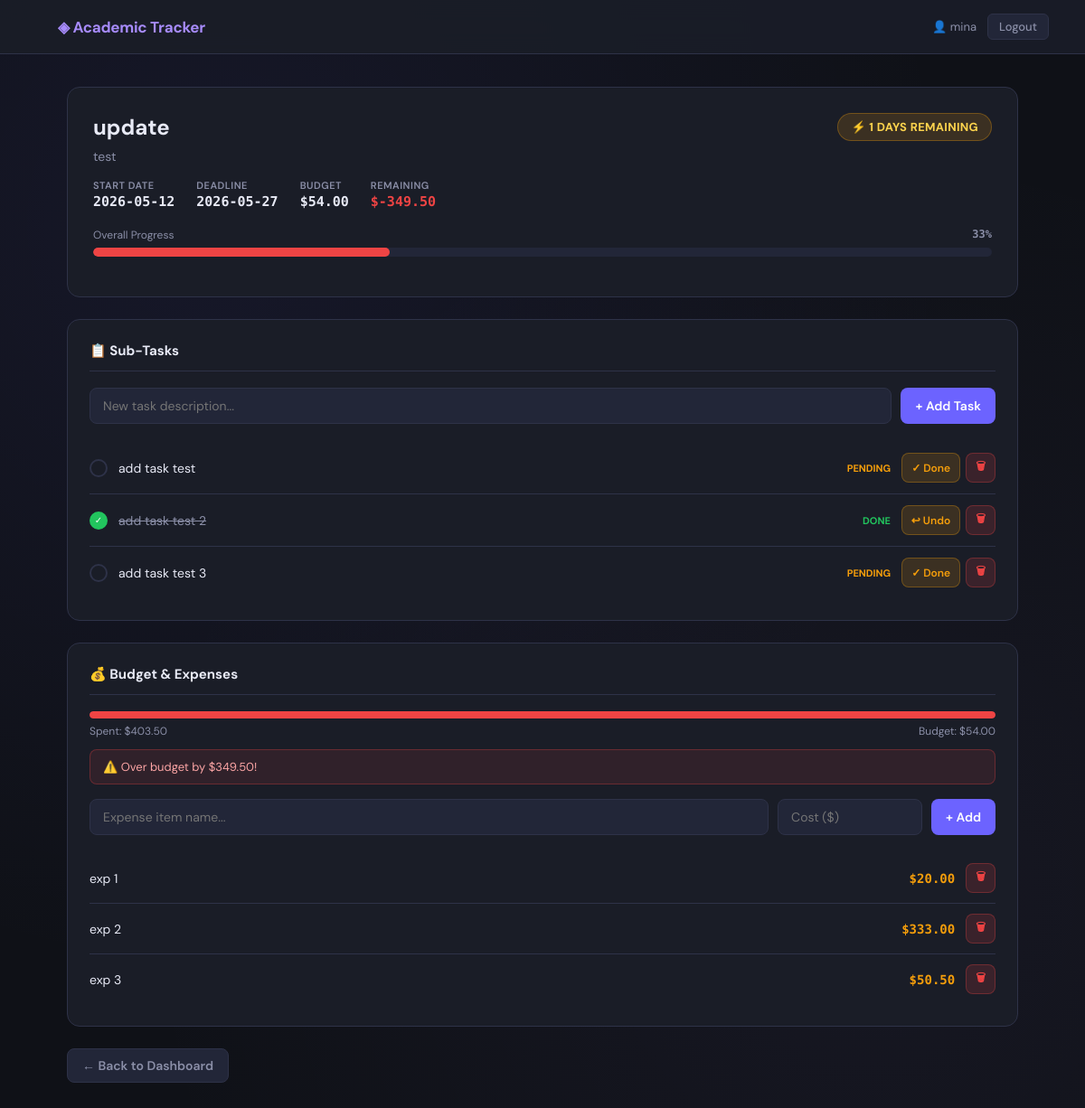
Page /project/1 (signed in) on the committed database.
### tables this page shows
CREATE TABLE projects (
    id INTEGER PRIMARY KEY AUTOINCREMENT,
    user_id INTEGER NOT NULL,
    title TEXT NOT NULL,
    description TEXT,
    start_date DATE NOT NULL,
    deadline DATE NOT NULL,
    budget REAL DEFAULT 0,
    FOREIGN KEY (user_id) REFERENCES users (id)
);

CREATE TABLE tasks (
    id INTEGER PRIMARY KEY AUTOINCREMENT,
    project_id INTEGER NOT NULL,
    description TEXT NOT NULL,
    is_completed BOOLEAN NOT NULL DEFAULT 0,
    FOREIGN KEY (project_id) REFERENCES projects (id)
);

CREATE TABLE expenses (
    id INTEGER PRIMARY KEY AUTOINCREMENT,
    project_id INTEGER NOT NULL,
    item_name TEXT NOT NULL,
    cost REAL NOT NULL,
    FOREIGN KEY (project_id) REFERENCES projects (id)
);

### app.py (the view, shortened to what this page needs)
@app.route('/project/<int:project_id>', methods=('GET', 'POST'))
def project_detail(project_id):
    if 'user_id' not in session:
        return redirect(url_for('login'))
    db = get_db_connection()
    project = db.execute('SELECT * FROM projects WHERE id = ? AND user_id = ?',
                         (project_id, session['user_id'])).fetchone()
    if project is None:
        db.close()
        return redirect(url_for('home'))
    tasks = db.execute('SELECT * FROM tasks WHERE project_id = ?', (project_id,)).fetchall()
    expenses = db.execute('SELECT * FROM expenses WHERE project_id = ?', (project_id,)).fetchall()
    total_tasks = len(tasks)
    completed_tasks = sum(1 for t in tasks if t['is_completed'])
    progress = calculate_progress(total_tasks, completed_tasks)
    project_budget = float(project['budget'] or 0)
    total_expenses = sum(float(e['cost'] or 0) for e in expenses)
    remaining_budget = calculate_remaining_budget(project_budget, total_expenses)
    today = datetime.now().date()
    deadline_status = get_deadline_status(project['deadline'], today)
    deadline_date = datetime.strptime(project['deadline'], '%Y-%m-%d').date()
    days_left = (deadline_date - today).days
    db.close()
    return render_template('project_detail.html',
        project=project,
        project_budget=project_budget,
        tasks=tasks,
        progress=progress,
        expenses=expenses,
        total_expenses=total_expenses,
        remaining_budget=remaining_budget,
        deadline_status=deadline_status,
        days_left=days_left
    )

### app.py (called while the page is built)
def get_db_connection():
    conn = sqlite3.connect('database.db')
    conn.row_factory = sqlite3.Row
    return conn

### business_logic.py (called while the page is built)
def get_deadline_status(deadline_str, today_date):
    deadline_date = datetime.strptime(deadline_str, '%Y-%m-%d').date()
    delta = (deadline_date - today_date).days
    if delta < 0:
        return 'Overdue'
    return f"{delta} Days Remaining"

def calculate_progress(total_tasks, completed_tasks):
    if total_tasks == 0:
        return 0
    return int((completed_tasks / total_tasks) * 100)

def calculate_remaining_budget(budget, total_expenses):
    return budget - total_expenses

### templates/project_detail.html
{% extends 'base.html' %}
{% block content %}
<div class="detail-header">
    <div style="display:flex; justify-content:space-between; align-items:flex-start; flex-wrap:wrap; gap:12px;">
        <div>
            <div class="detail-title">{{ project.title }}</div>
            <div style="font-size:14px; color:var(--text-muted); margin-top:4px;">{{ project.description or 'No description.' }}</div>
        </div>
        <div>
            {% if deadline_status == 'Overdue' %}
                <span class="badge badge-red" style="font-size:13px; padding:6px 14px;">🔴 Overdue</span>
            {% elif days_left <= 3 %}
                <span class="badge badge-yellow" style="font-size:13px; padding:6px 14px;">⚡ {{ deadline_status }}</span>
            {% else %}
                <span class="badge badge-green" style="font-size:13px; padding:6px 14px;">✅ {{ deadline_status }}</span>
            {% endif %}
        </div>
    </div>
    <div class="detail-meta">
        <div class="detail-meta-item">
            <span class="detail-meta-label">Start Date</span>
            <span class="detail-meta-value">{{ project.start_date }}</span>
        </div>
        <div class="detail-meta-item">
            <span class="detail-meta-label">Deadline</span>
            <span class="detail-meta-value">{{ project.deadline }}</span>
        </div>
        <div class="detail-meta-item">
            <span class="detail-meta-label">Budget</span>
            <span class="detail-meta-value">${{ "%.2f"|format(project_budget) }}</span>
        </div>
        <div class="detail-meta-item">
            <span class="detail-meta-label">Remaining</span>
            <span class="detail-meta-value" style="color: {% if remaining_budget < 0 %}var(--red){% else %}var(--green){% endif %};">
                ${{ "%.2f"|format(remaining_budget) }}
            </span>
        </div>
    </div>
    <div class="progress-wrap" style="margin-top:20px;">
        <div class="progress-label">
            <span>Overall Progress</span>
            <span style="font-family:'DM Mono',monospace; font-weight:600;">{{ progress }}%</span>
        </div>
        <div class="progress-bar" style="height:10px;">
            <div class="progress-fill {% if progress < 40 %}low{% elif progress < 80 %}mid{% else %}high{% endif %}"
                 style="width: {{ progress }}%;"></div>
        </div>
    </div>
</div>
<div class="panel">
    <div class="panel-title">📋 Sub-Tasks</div>
    <form action="{{ url_for('project_detail', project_id=project.id) }}" method="POST" class="add-form">
        <input type="text" name="description" placeholder="New task description..." required>
        <button type="submit" class="btn btn-primary">+ Add Task</button>
    </form>
    {% if tasks %}
        {% for task in tasks %}
        <div class="task-item">
            <div class="task-check {% if task.is_completed %}done{% endif %}">
                {% if task.is_completed %}✓{% endif %}
            </div>
            <div class="task-desc {% if task.is_completed %}done{% endif %}">{{ task.description }}</div>
            <span class="task-status {% if task.is_completed %}done{% else %}pending{% endif %}">
                {% if task.is_completed %}Done{% else %}Pending{% endif %}
            </span>
            <div class="task-actions">
                <a href="{{ url_for('toggle_task', task_id=task.id) }}" class="btn btn-warning btn-sm">
                    {% if task.is_completed %}↩ Undo{% else %}✓ Done{% endif %}
                </a>
                <a href="{{ url_for('delete_task', task_id=task.id) }}" class="btn btn-danger btn-sm"
                   onclick="return confirm('Delete this task?')">🗑</a>
            </div>
        </div>
        {% endfor %}
    {% else %}
        <div style="text-align:center; padding:24px; color:var(--text-muted); font-size:14px;">
            No tasks yet. Add your first task above.
        </div>
    {% endif %}
</div>
<div class="panel">
    <div class="panel-title">💰 Budget & Expenses</div>
    {% if project_budget > 0 %}
    {% set pct = [(total_expenses / project_budget * 100), 100]|min %}
    <div class="budget-bar-wrap">
        <div class="budget-bar">
            <div class="budget-fill {% if pct < 70 %}ok{% elif pct < 100 %}warn{% else %}over{% endif %}"
                 style="width: {{ pct }}%;"></div>
        </div>
        <div class="budget-stats">
            <span>Spent: ${{ "%.2f"|format(total_expenses) }}</span>
            <span>Budget: ${{ "%.2f"|format(project_budget) }}</span>
        </div>
    </div>
    {% if remaining_budget < 0 %}
    <div style="background:rgba(239,68,68,0.1); border:1px solid rgba(239,68,68,0.3); border-radius:8px; padding:10px 14px; margin-bottom:16px; font-size:13px; color:#fca5a5;">
        ⚠️ Over budget by ${{ "%.2f"|format(remaining_budget|abs) }}!
    </div>
    {% endif %}
    {% endif %}
    <form action="{{ url_for('add_expense', project_id=project.id) }}" method="POST" class="add-form">
        <input type="text" name="item_name" placeholder="Expense item name..." required>
        <input type="number" step="0.01" min="0" name="cost" placeholder="Cost ($)" required style="max-width:140px;">
        <button type="submit" class="btn btn-primary">+ Add</button>
    </form>
    {% if expenses %}
        {% for expense in expenses %}
        <div class="expense-item">
            <div class="expense-name">{{ expense.item_name }}</div>
            <div class="expense-cost">${{ "%.2f"|format(expense.cost) }}</div>
            <a href="{{ url_for('delete_expense', expense_id=expense.id) }}" class="btn btn-danger btn-sm"
               onclick="return confirm('Delete this expense?')">🗑</a>
        </div>
        {% endfor %}
    {% else %}
        <div style="text-align:center; padding:24px; color:var(--text-muted); font-size:14px;">
            No expenses recorded yet.
        </div>
    {% endif %}
</div>
<a href="{{ url_for('home') }}" class="btn btn-ghost">← Back to Dashboard</a>
{% endblock %}

### rows in the picture
projects: title "update", description "test", start_date "2026-05-12", deadline "2026-05-27", budget "54.00"
tasks: is_completed False (drawn), description "add task test"
tasks: description "add task test 2", is_completed "DONE"
tasks: is_completed False (drawn), description "add task test 3"
expenses: item_name "exp 1", cost "20.00"
expenses: item_name "exp 2", cost "333.00"
expenses: item_name "exp 3", cost "50.50"

### other values in the picture
{{ session['username'] }} "mina"
{{ deadline_status }} "1 DAYS REMAINING"
{{ "%.2f"|format(remaining_budget) }} "-349.50"
{{ progress }} "33"
{{ "%.2f"|format(total_expenses) }} "403.50"
{{ "%.2f"|format(remaining_budget|abs) }} "349.50"
